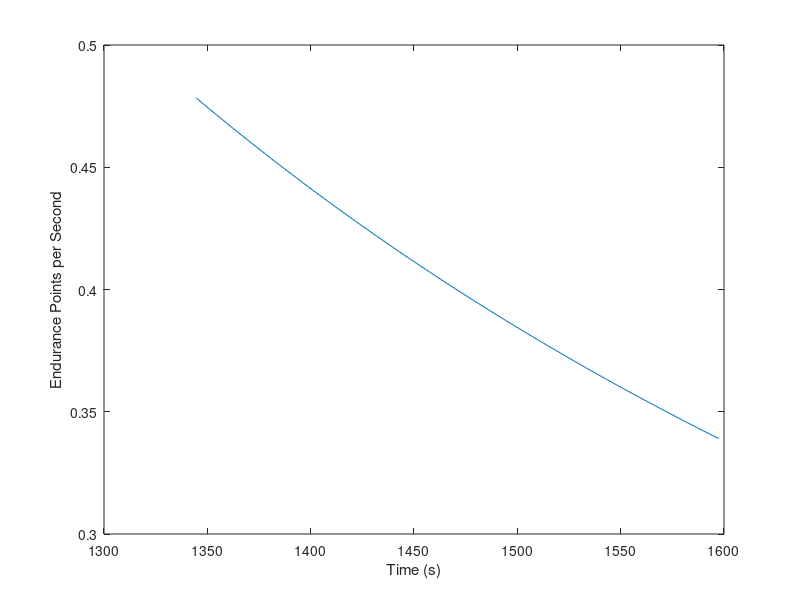

The MATLAB script that drew this image:
% winning times (based on 2019 Lincoln)
skidpad_winning_time = 5.031;
accel_winning_time = 3.993;
autocross_winning_time = 58.383;
endurance_winning_time = 1344.592;

% skidpad
t_your = linspace(5.031,6);
t_min = skidpad_winning_time;
t_max = 1.25 * t_min*ones(size(t_your));
if t_your > t_max
   skidpad_points = 3.5;
else
   skidpad_points =  71.5 * ((t_max ./ t_your).^2.0 - 1.0) ./ ((t_max ./ t_min).^2.0 - 1.0) + 3.5;
end

plot(t_your(1:end-1),-diff(skidpad_points)./diff(t_your))
xlabel('Time (s)')
ylabel('Skidpad Points per Second')

%%
% accel
t_your = linspace(3.993,5.5);
t_min = accel_winning_time;
t_max = t_min * 1.5*ones(size(t_your));
if t_your > t_max
    accel_points = 4.5;
else
    accel_points = 95.5 * ((t_max ./ t_your) - 1.0) ./ ((t_max / t_min) - 1.0) + 4.5;
end

plot(t_your(1:end-1),-diff(accel_points)./diff(t_your))
xlabel('Time (s)')
ylabel('Accel Points per Second')

%%

% autocross
t_your = linspace(58.383,70);
t_min = autocross_winning_time;
t_max = 1.45 * t_min*ones(size(t_your));
if t_your > t_max
    autocross_points = 6.5;
else
    autocross_points = 118.5 * ((t_max ./ t_your) - 1.0) ./ ((t_max ./ t_min) - 1.0) + 6.5;
end

plot(t_your(1:end-1),-diff(autocross_points)./diff(t_your))
xlabel('Time (s)')
ylabel('Autocross Points per Second')

%%

% endurance
t_your = linspace(1344.592,1600);
t_min = endurance_winning_time;
t_max = 1.45 * t_min*ones(size(t_your));
if t_your > t_max
    endurance_points = 25;
else 
    endurance_points = 200 * ((t_max ./ t_your) - 1.0) ./ ((t_max ./ t_min) - 1.0) + 25.0;
end

plot(t_your(1:end-1),-diff(endurance_points)./diff(t_your))
xlabel('Time (s)')
ylabel('Endurance Points per Second')

%%
points = struct();
points.skidpad = skidpad_points;
points.accel = accel_points;
points.autocross = autocross_points;
points.endurance = endurance_points;
obj.points = points;
obj.totalPoints = sum([skidpad_points; 
                       accel_points;
                       autocross_points;
                       endurance_points]);